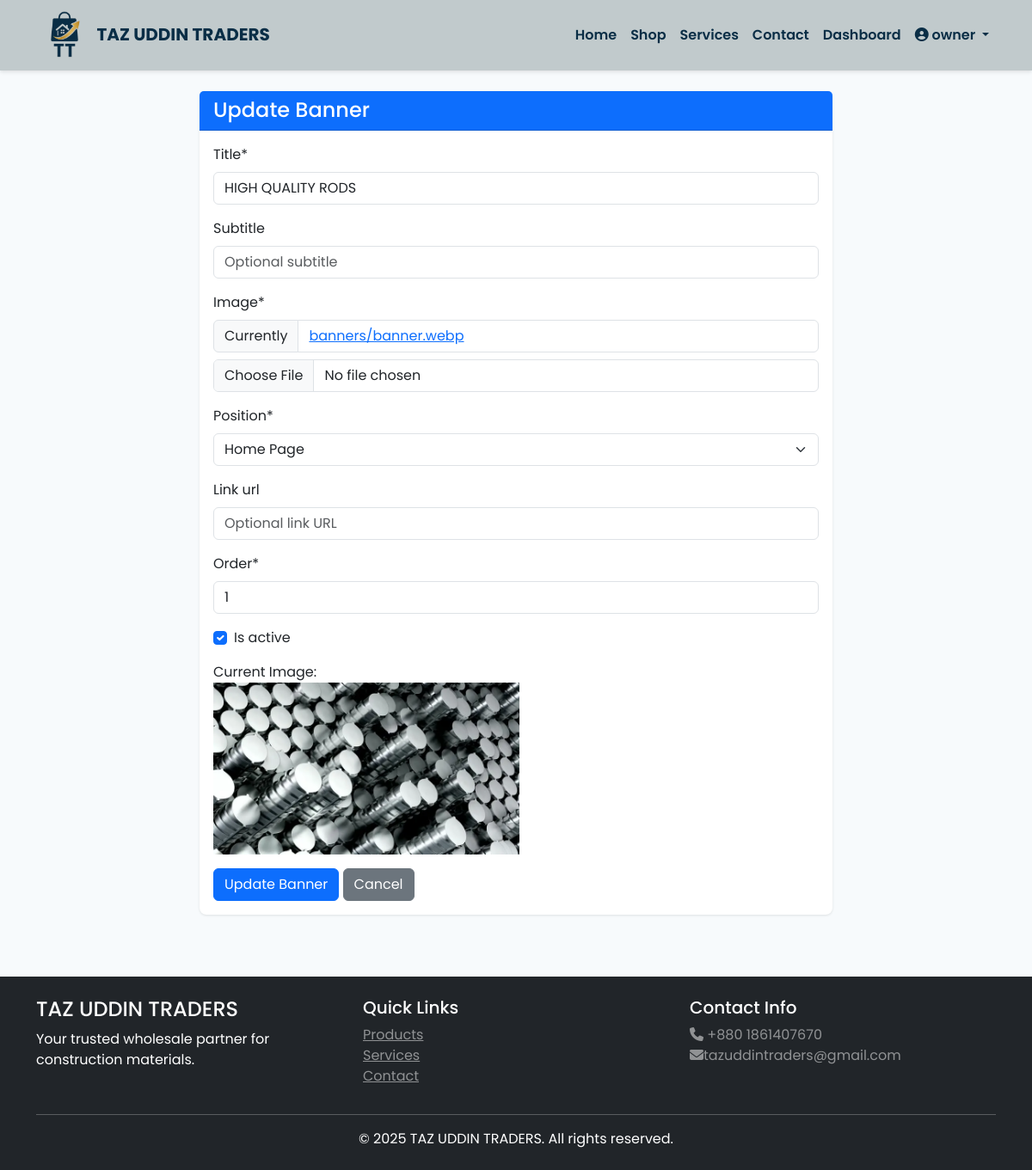
The page /banners/1/update/ (signed in) on the database its author committed.
### accounts/models.py (models this page shows)
class User(AbstractUser):
    ROLE_CHOICES = (
        ('superadmin', 'Superadmin'),
        ('owner', 'Owner'),
        ('client', 'Client'),
    )
    role = models.CharField(max_length=20, choices=ROLE_CHOICES, default='client')
    phone = models.CharField(max_length=15, blank=True)
    address = models.TextField(blank=True)
    created_at = models.DateTimeField(auto_now_add=True)
    updated_at = models.DateTimeField(auto_now=True)
    class Meta:
        db_table = 'users'
    def is_superadmin(self):
        return self.role == 'superadmin'
    def is_owner(self):
        return self.role == 'owner'
    def is_client(self):
        return self.role == 'client'

### core/models.py (models this page shows, shortened)
class Banner(models.Model):
    POSITION_CHOICES = (
        ('home', 'Home Page'),
        ('shop', 'Shop Page'),
        ('services', 'Services Page'),
    )
    title = models.CharField(max_length=200)
    subtitle = models.CharField(max_length=300, blank=True)
    image = models.ImageField(upload_to='banners/')
    position = models.CharField(max_length=20, choices=POSITION_CHOICES)
    link_url = models.URLField(blank=True)
    order = models.IntegerField(default=0)
    is_active = models.BooleanField(default=True)
    created_at = models.DateTimeField(auto_now_add=True)
    updated_at = models.DateTimeField(auto_now=True)
    class Meta:
        ordering = ['position', 'order']

### core/views.py (the view)
# urls.py: path('banners/<int:pk>/update/', views.BannerUpdateView.as_view(), name='banner_update'),
class BannerUpdateView(LoginRequiredMixin, UserPassesTestMixin, UpdateView):
    model = Banner
    form_class = BannerForm
    template_name = 'owner/banner_form.html'
    success_url = reverse_lazy('core:owner_banner_list')
    def test_func(self):
        return is_owner_or_superadmin(self.request.user)

### core/forms.py
class BannerForm(forms.ModelForm):
    class Meta:
        model = Banner
        fields = ['title', 'subtitle', 'image', 'position', 'link_url', 'order', 'is_active']
        widgets = {
            'subtitle': forms.TextInput(attrs={'placeholder': 'Optional subtitle'}),
            'link_url': forms.URLInput(attrs={'placeholder': 'Optional link URL'}),
        }

### core/views.py (called while the page is built)
def is_owner_or_superadmin(user):
    return user.is_authenticated and (user.is_owner() or user.is_superadmin())

### templates/owner/banner_form.html (shortened to what this page needs)
{% extends 'base.html' %}
{% load crispy_forms_tags %}
{% block content %}
<div class="container">
    <div class="row">
        <div class="col-md-8 mx-auto">
            <div class="card">
                <div class="card-header bg-primary text-white">
                    <h4 class="mb-0">{% if object %}Update{% else %}Add New{% endif %} Banner</h4>
                </div>
                <div class="card-body">
                    <form method="post" enctype="multipart/form-data">
                        {{ form|crispy }}
                        {% if object and object.image %}
                        <div class="mb-3">
                            <label>Current Image:</label><br>
                            <img src="{{ object.image.url }}" alt="{{ object.title }}" style="max-height: 200px;">
                        </div>
                        {% endif %}
                        <button type="submit" class="btn btn-primary">
                            {% if object %}Update{% else %}Create{% endif %} Banner
                        </button>
                        <a href="{% url 'core:owner_banner_list' %}" class="btn btn-secondary">Cancel</a>
                    </form>
                </div>
            </div>
        </div>
    </div>
</div>
{% endblock %}

### templates/base.html (shortened to what this page needs)
 {% load static %}
<!DOCTYPE html>
<html lang="en">
<head>
    <link href="https://cdn.jsdelivr.net/npm/bootstrap@5.3.0/dist/css/bootstrap.min.css" rel="stylesheet">
    <link rel="stylesheet" href="https://cdnjs.cloudflare.com/ajax/libs/font-awesome/6.4.0/css/all.min.css">
    {% load static %}
    <link rel="stylesheet" href="{% static 'css/style.css' %}">
</head>
<body>
    <nav class="navbar navbar-expand-lg navbar-dark" style="background-color: #C1CACC;">
        <div class="container">
            <a class="navbar-brand fw-bold" href="{% url 'core:home' %}" style="color:#0A2E46;">
                <img src="{% static 'img/logo.png' %}"  style="height:3.5rem;"> TAZ UDDIN TRADERS
            </a>
            <div class="collapse navbar-collapse" id="navbarNav">
                <ul class="navbar-nav ms-auto">
                    <li class="nav-item">
                        <a class="nav-link" style="color:#0A2E46;" href="{% url 'core:home' %}">Home</a>
                    </li>
                    <li class="nav-item">
                        <a class="nav-link" style="color:#0A2E46;" href="{% url 'shop:product_list' %}">Shop</a>
                    </li>
                    <li class="nav-item">
                        <a class="nav-link" style="color:#0A2E46;" href="{% url 'services:service_list' %}">Services</a>
                    </li>
                    <li class="nav-item">
                        <a class="nav-link" style="color:#0A2E46;" href="{% url 'core:contact' %}">Contact</a>
                    </li>
                    {% if user.is_authenticated %}
                        {% if user.is_owner or user.is_superadmin %}
                            <li class="nav-item">
                                <a class="nav-link" style="color:#0A2E46;" href="{% url 'core:owner_dashboard' %}">Dashboard</a>
                            </li>
                        {% endif %}
                        <li class="nav-item dropdown">
                            <a class="nav-link dropdown-toggle" style="color:#0A2E46;" href="#" id="navbarDropdown" role="button" data-bs-toggle="dropdown">
                                <i class="fas fa-user-circle"></i> {{ user.username }}
                            </a>
                        </li>
                    {% endif %}
                </ul>
            </div>
        </div>
    </nav>
    <main class="py-4">
        {% block content %}{% endblock %}
    </main>
    <footer class="bg-dark text-white py-4 mt-5">
        <div class="container">
            <div class="row">
                <div class="col-md-4">
                    <h4>TAZ UDDIN TRADERS</h4>
                    <p>Your trusted wholesale partner for construction materials.</p>
                </div>
                <div class="col-md-4">
                    <h5>Quick Links</h5>
                    <ul class="list-unstyled">
                        <li><a href="{% url 'shop:product_list' %}" class="text-white-50">Products</a></li>
                        <li><a href="{% url 'services:service_list' %}" class="text-white-50">Services</a></li>
                        <li><a href="{% url 'core:contact' %}" class="text-white-50">Contact</a></li>
                    </ul>
                </div>
                <div class="col-md-4">
                    <h5>Contact Info</h5>
                    <p class="text-white-50">
                        <i class="fas fa-phone"></i> +880 1861407670<br>
                        <i class="fas fa-envelope"></i>tazuddintraders@gmail.com
                    </p>
                </div>
            </div>
            <hr class="bg-white">
            <p class="text-center mb-0">&copy; 2025 TAZ UDDIN TRADERS. All rights reserved.</p>
        </div>
    </footer>
</body>
</html>

### static/css/style.css (style rules this page uses)
:root { --primary-color: #1a365d; --secondary-color: #2d3748; --success-color: #48bb78; --danger-color: #f56565; --warning-color: #ecc94b; --light-bg: #f7fafc; --border-radius: 0.5rem; }
body { font-family: 'Poppins', sans-serif; background-color: var(--light-bg); }
.navbar { box-shadow: 0 2px 4px rgba(0,0,0,0.1); font-weight: 600; }
.card { border: none; border-radius: var(--border-radius); box-shadow: 0 1px 3px rgba(0,0,0,0.1); transition: transform 0.2s; }

### rows shown on the page
User: username "owner"
Banner: title "HIGH QUALITY RODS", position "Home Page", order "1", is_active "☑", image (picture)
